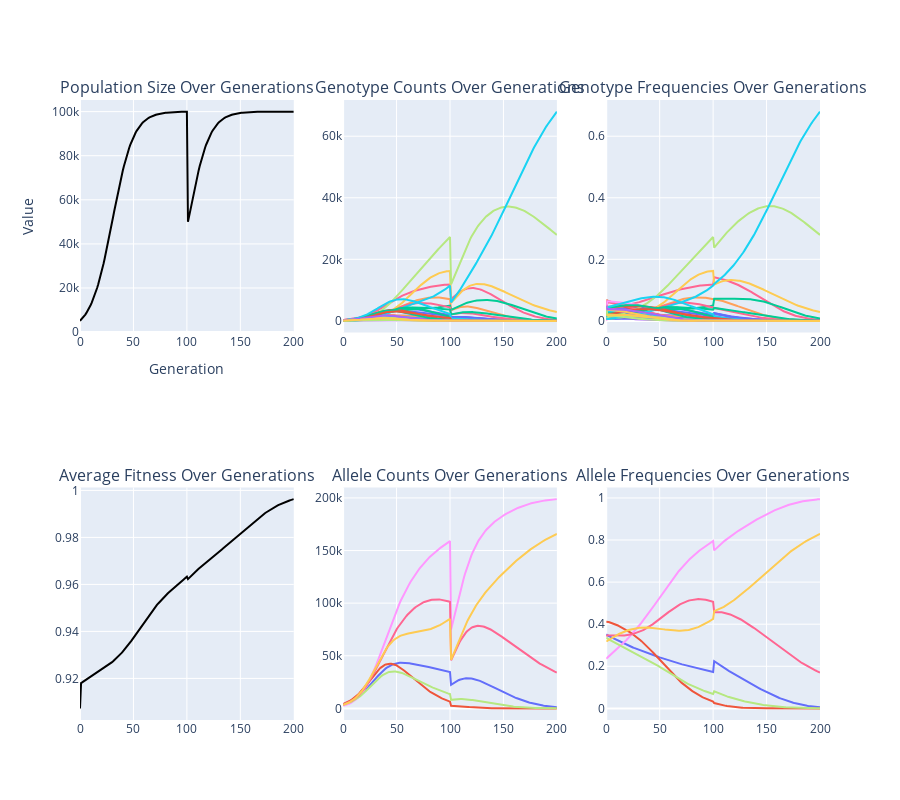

Write notebook code for a chart like this one.
### Code cell
# 2 locus, 3 alleles each (Randomly generated, not HW equilibrium)

generations=200
growth_rate=0.1
drift=0
carrying_capacity = 100000
bottleneck_yr=100
bottleneck_pop=50000

# Randomly generate genotype data
num_loci = 2
num_alleles = 3
population_size = 10000
random_seed = None
genotype_counts, genotype_fitness = generate_genotype_data(num_loci, num_alleles, population_size, random_seed)

mutations=None

next_genotype_frequencies(generations,
                          genotype_counts,
                          genotype_fitness,
                          growth_rate,
                          carrying_capacity,
                          drift,
                          mutations,
                          bottleneck_yr,
                          bottleneck_pop)

# Print genotype counts and fitness
print("Genotype Counts:")
for genotype, count in genotype_counts.items():
    print(f"{genotype}: {count}")

print("\nGenotype Fitness:")
for genotype, fitness in genotype_fitness.items():
    print(f"{genotype}: {fitness}")

### Figure 1 — Plotly figure (JSON) as saved in the notebook; plotly's stock layout.template omitted (floating-point values rounded to 4 significant figures; data arrays with more than 128 entries replaced by an {"elided": "..."} marker saying what was removed)
{"data": [{"hoverinfo": "text", "line": {"color": "black"}, "mode": "lines", "name": "Population Size", "showlegend": false, "text": {"elided": "201 str values"}, "type": "scatter", "x": {"elided": "201 int values"}, "xaxis": "x", "y": {"elided": "201 float values"}, "yaxis": "y"}, {"hoverinfo": "text", "line": {"color": "#AB63FA"}, "mode": "lines", "name": "A1A1, B1B1", "showlegend": false, "text": {"elided": "201 str values"}, "type": "scatter", "x": {"elided": "201 int values"}, "xaxis": "x2", "y": {"elided": "201 int values"}, "yaxis": "y2"}, {"hoverinfo": "text", "line": {"color": "#FF97FF"}, "mode": "lines", "name": "A1A1, B1B2", "showlegend": false, "text": {"elided": "201 str values"}, "type": "scatter", "x": {"elided": "201 int values"}, "xaxis": "x2", "y": {"elided": "201 int values"}, "yaxis": "y2"}, {"hoverinfo": "text", "line": {"color": "#FF97FF"}, "mode": "lines", "name": "A1A1, B1B3", "showlegend": false, "text": {"elided": "201 str values"}, "type": "scatter", "x": {"elided": "201 int values"}, "xaxis": "x2", "y": {"elided": "201 int values"}, "yaxis": "y2"}, {"hoverinfo": "text", "line": {"color": "#EF553B"}, "mode": "lines", "name": "A1A1, B2B2", "showlegend": false, "text": {"elided": "201 str values"}, "type": "scatter", "x": {"elided": "201 int values"}, "xaxis": "x2", "y": {"elided": "201 int values"}, "yaxis": "y2"}, {"hoverinfo": "text", "line": {"color": "#AB63FA"}, "mode": "lines", "name": "A1A1, B2B3", "showlegend": false, "text": {"elided": "201 str values"}, "type": "scatter", "x": {"elided": "201 int values"}, "xaxis": "x2", "y": {"elided": "201 int values"}, "yaxis": "y2"}, {"hoverinfo": "text", "line": {"color": "#636EFA"}, "mode": "lines", "name": "A1A1, B3B3", "showlegend": false, "text": {"elided": "201 str values"}, "type": "scatter", "x": {"elided": "201 int values"}, "xaxis": "x2", "y": {"elided": "201 int values"}, "yaxis": "y2"}, {"hoverinfo": "text", "line": {"color": "#19D3F3"}, "mode": "lines", "name": "A1A2, B1B1", "showlegend": false, "text": {"elided": "201 str values"}, "type": "scatter", "x": {"elided": "201 int values"}, "xaxis": "x2", "y": {"elided": "201 int values"}, "yaxis": "y2"}, {"hoverinfo": "text", "line": {"color": "#636EFA"}, "mode": "lines", "name": "A1A2, B1B2", "showlegend": false, "text": {"elided": "201 str values"}, "type": "scatter", "x": {"elided": "201 int values"}, "xaxis": "x2", "y": {"elided": "201 int values"}, "yaxis": "y2"}, {"hoverinfo": "text", "line": {"color": "#636EFA"}, "mode": "lines", "name": "A1A2, B1B3", "showlegend": false, "text": {"elided": "201 str values"}, "type": "scatter", "x": {"elided": "201 int values"}, "xaxis": "x2", "y": {"elided": "201 int values"}, "yaxis": "y2"}, {"hoverinfo": "text", "line": {"color": "#FFA15A"}, "mode": "lines", "name": "A1A2, B2B2", "showlegend": false, "text": {"elided": "201 str values"}, "type": "scatter", "x": {"elided": "201 int values"}, "xaxis": "x2", "y": {"elided": "201 int values"}, "yaxis": "y2"}, {"hoverinfo": "text", "line": {"color": "#FF6692"}, "mode": "lines", "name": "A1A2, B2B3", "showlegend": false, "text": {"elided": "201 str values"}, "type": "scatter", "x": {"elided": "201 int values"}, "xaxis": "x2", "y": {"elided": "201 int values"}, "yaxis": "y2"}, {"hoverinfo": "text", "line": {"color": "#00CC96"}, "mode": "lines", "name": "A1A2, B3B3", "showlegend": false, "text": {"elided": "201 str values"}, "type": "scatter", "x": {"elided": "201 int values"}, "xaxis": "x2", "y": {"elided": "201 int values"}, "yaxis": "y2"}, {"hoverinfo": "text", "line": {"color": "#FFA15A"}, "mode": "lines", "name": "A1A3, B1B1", "showlegend": false, "text": {"elided": "201 str values"}, "type": "scatter", "x": {"elided": "201 int values"}, "xaxis": "x2", "y": {"elided": "201 int values"}, "yaxis": "y2"}, {"hoverinfo": "text", "line": {"color": "#EF553B"}, "mode": "lines", "name": "A1A3, B1B2", "showlegend": false, "text": {"elided": "201 str values"}, "type": "scatter", "x": {"elided": "201 int values"}, "xaxis": "x2", "y": {"elided": "201 int values"}, "yaxis": "y2"}, {"hoverinfo": "text", "line": {"color": "#FF6692"}, "mode": "lines", "name": "A1A3, B1B3", "showlegend": false, "text": {"elided": "201 str values"}, "type": "scatter", "x": {"elided": "201 int values"}, "xaxis": "x2", "y": {"elided": "201 int values"}, "yaxis": "y2"}, {"hoverinfo": "text", "line": {"color": "#FFA15A"}, "mode": "lines", "name": "A1A3, B2B2", "showlegend": false, "text": {"elided": "201 str values"}, "type": "scatter", "x": {"elided": "201 int values"}, "xaxis": "x2", "y": {"elided": "201 int values"}, "yaxis": "y2"}, {"hoverinfo": "text", "line": {"color": "#FF97FF"}, "mode": "lines", "name": "A1A3, B2B3", "showlegend": false, "text": {"elided": "201 str values"}, "type": "scatter", "x": {"elided": "201 int values"}, "xaxis": "x2", "y": {"elided": "201 int values"}, "yaxis": "y2"}, {"hoverinfo": "text", "line": {"color": "#19D3F3"}, "mode": "lines", "name": "A1A3, B3B3", "showlegend": false, "text": {"elided": "201 str values"}, "type": "scatter", "x": {"elided": "201 int values"}, "xaxis": "x2", "y": {"elided": "201 int values"}, "yaxis": "y2"}, {"hoverinfo": "text", "line": {"color": "#636EFA"}, "mode": "lines", "name": "A2A2, B1B1", "showlegend": false, "text": {"elided": "201 str values"}, "type": "scatter", "x": {"elided": "201 int values"}, "xaxis": "x2", "y": {"elided": "201 int values"}, "yaxis": "y2"}, {"hoverinfo": "text", "line": {"color": "#FF6692"}, "mode": "lines", "name": "A2A2, B1B2", "showlegend": false, "text": {"elided": "201 str values"}, "type": "scatter", "x": {"elided": "201 int values"}, "xaxis": "x2", "y": {"elided": "201 int values"}, "yaxis": "y2"}, {"hoverinfo": "text", "line": {"color": "#00CC96"}, "mode": "lines", "name": "A2A2, B1B3", "showlegend": false, "text": {"elided": "201 str values"}, "type": "scatter", "x": {"elided": "201 int values"}, "xaxis": "x2", "y": {"elided": "201 int values"}, "yaxis": "y2"}, {"hoverinfo": "text", "line": {"color": "#FECB52"}, "mode": "lines", "name": "A2A2, B2B2", "showlegend": false, "text": {"elided": "201 str values"}, "type": "scatter", "x": {"elided": "201 int values"}, "xaxis": "x2", "y": {"elided": "201 int values"}, "yaxis": "y2"}, {"hoverinfo": "text", "line": {"color": "#B6E880"}, "mode": "lines", "name": "A2A2, B2B3", "showlegend": false, "text": {"elided": "201 str values"}, "type": "scatter", "x": {"elided": "201 int values"}, "xaxis": "x2", "y": {"elided": "201 int values"}, "yaxis": "y2"}, {"hoverinfo": "text", "line": {"color": "#19D3F3"}, "mode": "lines", "name": "A2A2, B3B3", "showlegend": false, "text": {"elided": "201 str values"}, "type": "scatter", "x": {"elided": "201 int values"}, "xaxis": "x2", "y": {"elided": "201 int values"}, "yaxis": "y2"}, {"hoverinfo": "text", "line": {"color": "#FFA15A"}, "mode": "lines", "name": "A2A3, B1B1", "showlegend": false, "text": {"elided": "201 str values"}, "type": "scatter", "x": {"elided": "201 int values"}, "xaxis": "x2", "y": {"elided": "201 int values"}, "yaxis": "y2"}, {"hoverinfo": "text", "line": {"color": "#EF553B"}, "mode": "lines", "name": "A2A3, B1B2", "showlegend": false, "text": {"elided": "201 str values"}, "type": "scatter", "x": {"elided": "201 int values"}, "xaxis": "x2", "y": {"elided": "201 int values"}, "yaxis": "y2"}, {"hoverinfo": "text", "line": {"color": "#00CC96"}, "mode": "lines", "name": "A2A3, B1B3", "showlegend": false, "text": {"elided": "201 str values"}, "type": "scatter", "x": {"elided": "201 int values"}, "xaxis": "x2", "y": {"elided": "201 int values"}, "yaxis": "y2"}, {"hoverinfo": "text", "line": {"color": "#00CC96"}, "mode": "lines", "name": "A2A3, B2B2", "showlegend": false, "text": {"elided": "201 str values"}, "type": "scatter", "x": {"elided": "201 int values"}, "xaxis": "x2", "y": {"elided": "201 int values"}, "yaxis": "y2"}, {"hoverinfo": "text", "line": {"color": "#19D3F3"}, "mode": "lines", "name": "A2A3, B2B3", "showlegend": false, "text": {"elided": "201 str values"}, "type": "scatter", "x": {"elided": "201 int values"}, "xaxis": "x2", "y": {"elided": "201 int values"}, "yaxis": "y2"}, {"hoverinfo": "text", "line": {"color": "#EF553B"}, "mode": "lines", "name": "A2A3, B3B3", "showlegend": false, "text": {"elided": "201 str values"}, "type": "scatter", "x": {"elided": "201 int values"}, "xaxis": "x2", "y": {"elided": "201 int values"}, "yaxis": "y2"}, {"hoverinfo": "text", "line": {"color": "#B6E880"}, "mode": "lines", "name": "A3A3, B1B1", "showlegend": false, "text": {"elided": "201 str values"}, "type": "scatter", "x": {"elided": "201 int values"}, "xaxis": "x2", "y": {"elided": "201 int values"}, "yaxis": "y2"}, {"hoverinfo": "text", "line": {"color": "#AB63FA"}, "mode": "lines", "name": "A3A3, B1B2", "showlegend": false, "text": {"elided": "201 str values"}, "type": "scatter", "x": {"elided": "201 int values"}, "xaxis": "x2", "y": {"elided": "201 int values"}, "yaxis": "y2"}, {"hoverinfo": "text", "line": {"color": "#FECB52"}, "mode": "lines", "name": "A3A3, B1B3", "showlegend": false, "text": {"elided": "201 str values"}, "type": "scatter", "x": {"elided": "201 int values"}, "xaxis": "x2", "y": {"elided": "201 int values"}, "yaxis": "y2"}, {"hoverinfo": "text", "line": {"color": "#B6E880"}, "mode": "lines", "name": "A3A3, B2B2", "showlegend": false, "text": {"elided": "201 str values"}, "type": "scatter", "x": {"elided": "201 int values"}, "xaxis": "x2", "y": {"elided": "201 int values"}, "yaxis": "y2"}, {"hoverinfo": "text", "line": {"color": "#AB63FA"}, "mode": "lines", "name": "A3A3, B2B3", "showlegend": false, "text": {"elided": "201 str values"}, "type": "scatter", "x": {"elided": "201 int values"}, "xaxis": "x2", "y": {"elided": "201 int values"}, "yaxis": "y2"}, {"hoverinfo": "text", "line": {"color": "#FECB52"}, "mode": "lines", "name": "A3A3, B3B3", "showlegend": false, "text": {"elided": "201 str values"}, "type": "scatter", "x": {"elided": "201 int values"}, "xaxis": "x2", "y": {"elided": "201 int values"}, "yaxis": "y2"}, {"hoverinfo": "text", "line": {"color": "#AB63FA"}, "mode": "lines", "name": "A1A1, B1B1", "showlegend": false, "text": {"elided": "201 str values"}, "type": "scatter", "x": {"elided": "201 int values"}, "xaxis": "x3", "y": {"elided": "201 float values"}, "yaxis": "y3"}, {"hoverinfo": "text", "line": {"color": "#FF97FF"}, "mode": "lines", "name": "A1A1, B1B2", "showlegend": false, "text": {"elided": "201 str values"}, "type": "scatter", "x": {"elided": "201 int values"}, "xaxis": "x3", "y": {"elided": "201 float values"}, "yaxis": "y3"}, {"hoverinfo": "text", "line": {"color": "#FF97FF"}, "mode": "lines", "name": "A1A1, B1B3", "showlegend": false, "text": {"elided": "201 str values"}, "type": "scatter", "x": {"elided": "201 int values"}, "xaxis": "x3", "y": {"elided": "201 float values"}, "yaxis": "y3"}, {"hoverinfo": "text", "line": {"color": "#EF553B"}, "mode": "lines", "name": "A1A1, B2B2", "showlegend": false, "text": {"elided": "201 str values"}, "type": "scatter", "x": {"elided": "201 int values"}, "xaxis": "x3", "y": {"elided": "201 float values"}, "yaxis": "y3"}, {"hoverinfo": "text", "line": {"color": "#AB63FA"}, "mode": "lines", "name": "A1A1, B2B3", "showlegend": false, "text": {"elided": "201 str values"}, "type": "scatter", "x": {"elided": "201 int values"}, "xaxis": "x3", "y": {"elided": "201 float values"}, "yaxis": "y3"}, {"hoverinfo": "text", "line": {"color": "#636EFA"}, "mode": "lines", "name": "A1A1, B3B3", "showlegend": false, "text": {"elided": "201 str values"}, "type": "scatter", "x": {"elided": "201 int values"}, "xaxis": "x3", "y": {"elided": "201 float values"}, "yaxis": "y3"}, {"hoverinfo": "text", "line": {"color": "#19D3F3"}, "mode": "lines", "name": "A1A2, B1B1", "showlegend": false, "text": {"elided": "201 str values"}, "type": "scatter", "x": {"elided": "201 int values"}, "xaxis": "x3", "y": {"elided": "201 float values"}, "yaxis": "y3"}, {"hoverinfo": "text", "line": {"color": "#636EFA"}, "mode": "lines", "name": "A1A2, B1B2", "showlegend": false, "text": {"elided": "201 str values"}, "type": "scatter", "x": {"elided": "201 int values"}, "xaxis": "x3", "y": {"elided": "201 float values"}, "yaxis": "y3"}, {"hoverinfo": "text", "line": {"color": "#636EFA"}, "mode": "lines", "name": "A1A2, B1B3", "showlegend": false, "text": {"elided": "201 str values"}, "type": "scatter", "x": {"elided": "201 int values"}, "xaxis": "x3", "y": {"elided": "201 float values"}, "yaxis": "y3"}, {"hoverinfo": "text", "line": {"color": "#FFA15A"}, "mode": "lines", "name": "A1A2, B2B2", "showlegend": false, "text": {"elided": "201 str values"}, "type": "scatter", "x": {"elided": "201 int values"}, "xaxis": "x3", "y": {"elided": "201 float values"}, "yaxis": "y3"}, {"hoverinfo": "text", "line": {"color": "#FF6692"}, "mode": "lines", "name": "A1A2, B2B3", "showlegend": false, "text": {"elided": "201 str values"}, "type": "scatter", "x": {"elided": "201 int values"}, "xaxis": "x3", "y": {"elided": "201 float values"}, "yaxis": "y3"}, {"hoverinfo": "text", "line": {"color": "#00CC96"}, "mode": "lines", "name": "A1A2, B3B3", "showlegend": false, "text": {"elided": "201 str values"}, "type": "scatter", "x": {"elided": "201 int values"}, "xaxis": "x3", "y": {"elided": "201 float values"}, "yaxis": "y3"}, {"hoverinfo": "text", "line": {"color": "#FFA15A"}, "mode": "lines", "name": "A1A3, B1B1", "showlegend": false, "text": {"elided": "201 str values"}, "type": "scatter", "x": {"elided": "201 int values"}, "xaxis": "x3", "y": {"elided": "201 float values"}, "yaxis": "y3"}, {"hoverinfo": "text", "line": {"color": "#EF553B"}, "mode": "lines", "name": "A1A3, B1B2", "showlegend": false, "text": {"elided": "201 str values"}, "type": "scatter", "x": {"elided": "201 int values"}, "xaxis": "x3", "y": {"elided": "201 float values"}, "yaxis": "y3"}, {"hoverinfo": "text", "line": {"color": "#FF6692"}, "mode": "lines", "name": "A1A3, B1B3", "showlegend": false, "text": {"elided": "201 str values"}, "type": "scatter", "x": {"elided": "201 int values"}, "xaxis": "x3", "y": {"elided": "201 float values"}, "yaxis": "y3"}, {"hoverinfo": "text", "line": {"color": "#FFA15A"}, "mode": "lines", "name": "A1A3, B2B2", "showlegend": false, "text": {"elided": "201 str values"}, "type": "scatter", "x": {"elided": "201 int values"}, "xaxis": "x3", "y": {"elided": "201 float values"}, "yaxis": "y3"}, {"hoverinfo": "text", "line": {"color": "#FF97FF"}, "mode": "lines", "name": "A1A3, B2B3", "showlegend": false, "text": {"elided": "201 str values"}, "type": "scatter", "x": {"elided": "201 int values"}, "xaxis": "x3", "y": {"elided": "201 float values"}, "yaxis": "y3"}, {"hoverinfo": "text", "line": {"color": "#19D3F3"}, "mode": "lines", "name": "A1A3, B3B3", "showlegend": false, "text": {"elided": "201 str values"}, "type": "scatter", "x": {"elided": "201 int values"}, "xaxis": "x3", "y": {"elided": "201 float values"}, "yaxis": "y3"}, {"hoverinfo": "text", "line": {"color": "#636EFA"}, "mode": "lines", "name": "A2A2, B1B1", "showlegend": false, "text": {"elided": "201 str values"}, "type": "scatter", "x": {"elided": "201 int values"}, "xaxis": "x3", "y": {"elided": "201 float values"}, "yaxis": "y3"}, {"hoverinfo": "text", "line": {"color": "#FF6692"}, "mode": "lines", "name": "A2A2, B1B2", "showlegend": false, "text": {"elided": "201 str values"}, "type": "scatter", "x": {"elided": "201 int values"}, "xaxis": "x3", "y": {"elided": "201 float values"}, "yaxis": "y3"}, {"hoverinfo": "text", "line": {"color": "#00CC96"}, "mode": "lines", "name": "A2A2, B1B3", "showlegend": false, "text": {"elided": "201 str values"}, "type": "scatter", "x": {"elided": "201 int values"}, "xaxis": "x3", "y": {"elided": "201 float values"}, "yaxis": "y3"}, {"hoverinfo": "text", "line": {"color": "#FECB52"}, "mode": "lines", "name": "A2A2, B2B2", "showlegend": false, "text": {"elided": "201 str values"}, "type": "scatter", "x": {"elided": "201 int values"}, "xaxis": "x3", "y": {"elided": "201 float values"}, "yaxis": "y3"}, {"hoverinfo": "text", "line": {"color": "#B6E880"}, "mode": "lines", "name": "A2A2, B2B3", "showlegend": false, "text": {"elided": "201 str values"}, "type": "scatter", "x": {"elided": "201 int values"}, "xaxis": "x3", "y": {"elided": "201 float values"}, "yaxis": "y3"}, {"hoverinfo": "text", "line": {"color": "#19D3F3"}, "mode": "lines", "name": "A2A2, B3B3", "showlegend": false, "text": {"elided": "201 str values"}, "type": "scatter", "x": {"elided": "201 int values"}, "xaxis": "x3", "y": {"elided": "201 float values"}, "yaxis": "y3"}, {"hoverinfo": "text", "line": {"color": "#FFA15A"}, "mode": "lines", "name": "A2A3, B1B1", "showlegend": false, "text": {"elided": "201 str values"}, "type": "scatter", "x": {"elided": "201 int values"}, "xaxis": "x3", "y": {"elided": "201 float values"}, "yaxis": "y3"}, {"hoverinfo": "text", "line": {"color": "#EF553B"}, "mode": "lines", "name": "A2A3, B1B2", "showlegend": false, "text": {"elided": "201 str values"}, "type": "scatter", "x": {"elided": "201 int values"}, "xaxis": "x3", "y": {"elided": "201 float values"}, "yaxis": "y3"}, {"hoverinfo": "text", "line": {"color": "#00CC96"}, "mode": "lines", "name": "A2A3, B1B3", "showlegend": false, "text": {"elided": "201 str values"}, "type": "scatter", "x": {"elided": "201 int values"}, "xaxis": "x3", "y": {"elided": "201 float values"}, "yaxis": "y3"}, {"hoverinfo": "text", "line": {"color": "#00CC96"}, "mode": "lines", "name": "A2A3, B2B2", "showlegend": false, "text": {"elided": "201 str values"}, "type": "scatter", "x": {"elided": "201 int values"}, "xaxis": "x3", "y": {"elided": "201 float values"}, "yaxis": "y3"}, {"hoverinfo": "text", "line": {"color": "#19D3F3"}, "mode": "lines", "name": "A2A3, B2B3", "showlegend": false, "text": {"elided": "201 str values"}, "type": "scatter", "x": {"elided": "201 int values"}, "xaxis": "x3", "y": {"elided": "201 float values"}, "yaxis": "y3"}, {"hoverinfo": "text", "line": {"color": "#EF553B"}, "mode": "lines", "name": "A2A3, B3B3", "showlegend": false, "text": {"elided": "201 str values"}, "type": "scatter", "x": {"elided": "201 int values"}, "xaxis": "x3", "y": {"elided": "201 float values"}, "yaxis": "y3"}, {"hoverinfo": "text", "line": {"color": "#B6E880"}, "mode": "lines", "name": "A3A3, B1B1", "showlegend": false, "text": {"elided": "201 str values"}, "type": "scatter", "x": {"elided": "201 int values"}, "xaxis": "x3", "y": {"elided": "201 float values"}, "yaxis": "y3"}, {"hoverinfo": "text", "line": {"color": "#AB63FA"}, "mode": "lines", "name": "A3A3, B1B2", "showlegend": false, "text": {"elided": "201 str values"}, "type": "scatter", "x": {"elided": "201 int values"}, "xaxis": "x3", "y": {"elided": "201 float values"}, "yaxis": "y3"}, {"hoverinfo": "text", "line": {"color": "#FECB52"}, "mode": "lines", "name": "A3A3, B1B3", "showlegend": false, "text": {"elided": "201 str values"}, "type": "scatter", "x": {"elided": "201 int values"}, "xaxis": "x3", "y": {"elided": "201 float values"}, "yaxis": "y3"}, {"hoverinfo": "text", "line": {"color": "#B6E880"}, "mode": "lines", "name": "A3A3, B2B2", "showlegend": false, "text": {"elided": "201 str values"}, "type": "scatter", "x": {"elided": "201 int values"}, "xaxis": "x3", "y": {"elided": "201 float values"}, "yaxis": "y3"}, {"hoverinfo": "text", "line": {"color": "#AB63FA"}, "mode": "lines", "name": "A3A3, B2B3", "showlegend": false, "text": {"elided": "201 str values"}, "type": "scatter", "x": {"elided": "201 int values"}, "xaxis": "x3", "y": {"elided": "201 float values"}, "yaxis": "y3"}, {"hoverinfo": "text", "line": {"color": "#FECB52"}, "mode": "lines", "name": "A3A3, B3B3", "showlegend": false, "text": {"elided": "201 str values"}, "type": "scatter", "x": {"elided": "201 int values"}, "xaxis": "x3", "y": {"elided": "201 float values"}, "yaxis": "y3"}, {"hoverinfo": "text", "line": {"color": "black"}, "mode": "lines", "name": "Average Fitness", "showlegend": false, "text": {"elided": "201 str values"}, "type": "scatter", "x": {"elided": "201 int values"}, "xaxis": "x4", "y": {"elided": "201 float values"}, "yaxis": "y4"}, {"hoverinfo": "text", "line": {"color": "#636EFA"}, "mode": "lines", "name": "A1", "showlegend": false, "text": {"elided": "201 str values"}, "type": "scatter", "x": {"elided": "201 int values"}, "xaxis": "x5", "y": {"elided": "201 int values"}, "yaxis": "y5"}, {"hoverinfo": "text", "line": {"color": "#FF97FF"}, "mode": "lines", "name": "A2", "showlegend": false, "text": {"elided": "201 str values"}, "type": "scatter", "x": {"elided": "201 int values"}, "xaxis": "x5", "y": {"elided": "201 int values"}, "yaxis": "y5"}, {"hoverinfo": "text", "line": {"color": "#EF553B"}, "mode": "lines", "name": "A3", "showlegend": false, "text": {"elided": "201 str values"}, "type": "scatter", "x": {"elided": "201 int values"}, "xaxis": "x5", "y": {"elided": "201 int values"}, "yaxis": "y5"}, {"hoverinfo": "text", "line": {"color": "#B6E880"}, "mode": "lines", "name": "B1", "showlegend": false, "text": {"elided": "201 str values"}, "type": "scatter", "x": {"elided": "201 int values"}, "xaxis": "x5", "y": {"elided": "201 int values"}, "yaxis": "y5"}, {"hoverinfo": "text", "line": {"color": "#FF6692"}, "mode": "lines", "name": "B2", "showlegend": false, "text": {"elided": "201 str values"}, "type": "scatter", "x": {"elided": "201 int values"}, "xaxis": "x5", "y": {"elided": "201 int values"}, "yaxis": "y5"}, {"hoverinfo": "text", "line": {"color": "#FECB52"}, "mode": "lines", "name": "B3", "showlegend": false, "text": {"elided": "201 str values"}, "type": "scatter", "x": {"elided": "201 int values"}, "xaxis": "x5", "y": {"elided": "201 int values"}, "yaxis": "y5"}, {"hoverinfo": "text", "line": {"color": "#636EFA"}, "mode": "lines", "name": "A1", "showlegend": false, "text": {"elided": "201 str values"}, "type": "scatter", "x": {"elided": "201 int values"}, "xaxis": "x6", "y": {"elided": "201 float values"}, "yaxis": "y6"}, {"hoverinfo": "text", "line": {"color": "#FF97FF"}, "mode": "lines", "name": "A2", "showlegend": false, "text": {"elided": "201 str values"}, "type": "scatter", "x": {"elided": "201 int values"}, "xaxis": "x6", "y": {"elided": "201 float values"}, "yaxis": "y6"}, {"hoverinfo": "text", "line": {"color": "#EF553B"}, "mode": "lines", "name": "A3", "showlegend": false, "text": {"elided": "201 str values"}, "type": "scatter", "x": {"elided": "201 int values"}, "xaxis": "x6", "y": {"elided": "201 float values"}, "yaxis": "y6"}, {"hoverinfo": "text", "line": {"color": "#B6E880"}, "mode": "lines", "name": "B1", "showlegend": false, "text": {"elided": "201 str values"}, "type": "scatter", "x": {"elided": "201 int values"}, "xaxis": "x6", "y": {"elided": "201 float values"}, "yaxis": "y6"}, {"hoverinfo": "text", "line": {"color": "#FF6692"}, "mode": "lines", "name": "B2", "showlegend": false, "text": {"elided": "201 str values"}, "type": "scatter", "x": {"elided": "201 int values"}, "xaxis": "x6", "y": {"elided": "201 float values"}, "yaxis": "y6"}, {"hoverinfo": "text", "line": {"color": "#FECB52"}, "mode": "lines", "name": "B3", "showlegend": false, "text": {"elided": "201 str values"}, "type": "scatter", "x": {"elided": "201 int values"}, "xaxis": "x6", "y": {"elided": "201 float values"}, "yaxis": "y6"}], "layout": {"annotations": [{"font": {"size": 16}, "showarrow": false, "text": "Population Size Over Generations", "x": 0.1444, "xanchor": "center", "xref": "paper", "y": 1, "yanchor": "bottom", "yref": "paper"}, {"font": {"size": 16}, "showarrow": false, "text": "Genotype Counts Over Generations", "x": 0.5, "xanchor": "center", "xref": "paper", "y": 1, "yanchor": "bottom", "yref": "paper"}, {"font": {"size": 16}, "showarrow": false, "text": "Genotype Frequencies Over Generations", "x": 0.8556, "xanchor": "center", "xref": "paper", "y": 1, "yanchor": "bottom", "yref": "paper"}, {"font": {"size": 16}, "showarrow": false, "text": "Average Fitness Over Generations", "x": 0.1444, "xanchor": "center", "xref": "paper", "y": 0.375, "yanchor": "bottom", "yref": "paper"}, {"font": {"size": 16}, "showarrow": false, "text": "Allele Counts Over Generations", "x": 0.5, "xanchor": "center", "xref": "paper", "y": 0.375, "yanchor": "bottom", "yref": "paper"}, {"font": {"size": 16}, "showarrow": false, "text": "Allele Frequencies Over Generations", "x": 0.8556, "xanchor": "center", "xref": "paper", "y": 0.375, "yanchor": "bottom", "yref": "paper"}], "height": 800, "hovermode": "closest", "xaxis": {"anchor": "y", "domain": [0, 0.2889], "title": {"text": "Generation"}}, "xaxis2": {"anchor": "y2", "domain": [0.3556, 0.6444]}, "xaxis3": {"anchor": "y3", "domain": [0.7111, 1]}, "xaxis4": {"anchor": "y4", "domain": [0, 0.2889]}, "xaxis5": {"anchor": "y5", "domain": [0.3556, 0.6444]}, "xaxis6": {"anchor": "y6", "domain": [0.7111, 1]}, "yaxis": {"anchor": "x", "domain": [0.625, 1], "title": {"text": "Value"}}, "yaxis2": {"anchor": "x2", "domain": [0.625, 1]}, "yaxis3": {"anchor": "x3", "domain": [0.625, 1]}, "yaxis4": {"anchor": "x4", "domain": [0, 0.375]}, "yaxis5": {"anchor": "x5", "domain": [0, 0.375]}, "yaxis6": {"anchor": "x6", "domain": [0, 0.375]}}}
